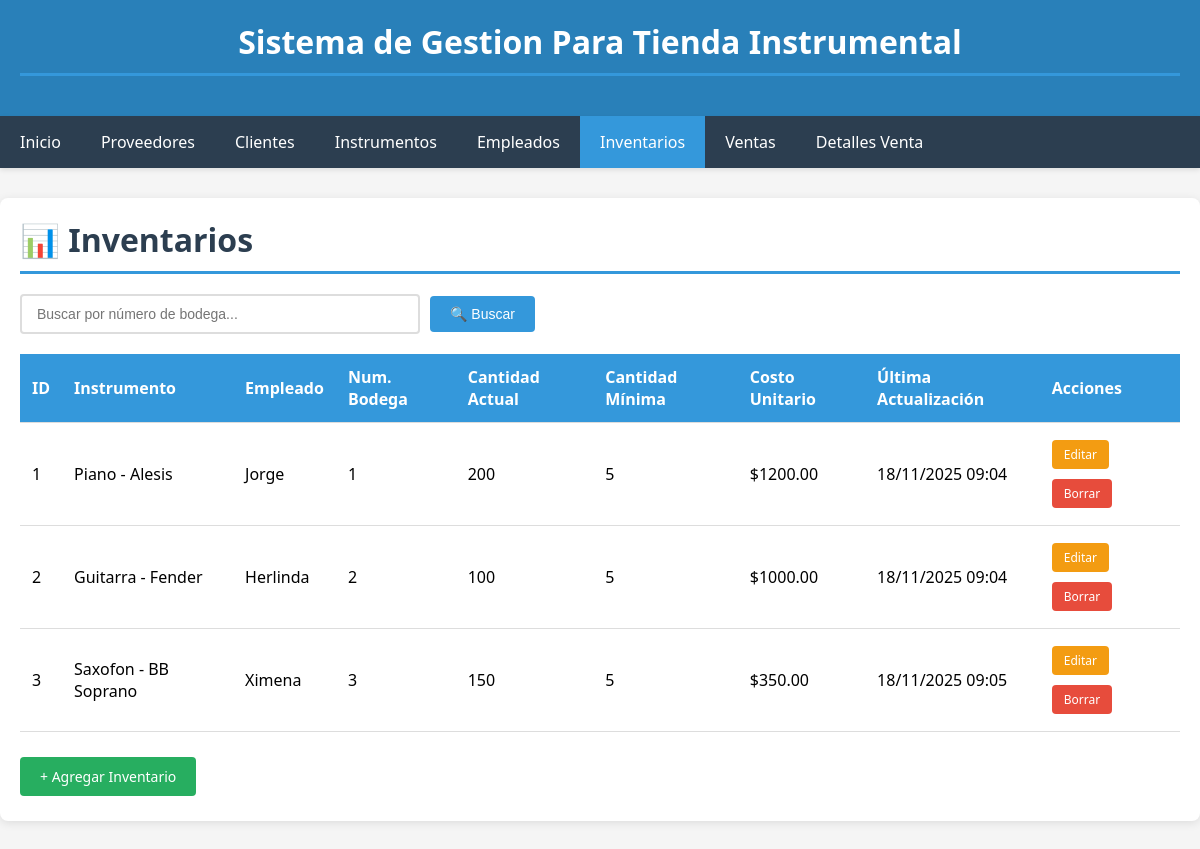
/inventarios/, run on the app's committed database.
### app_instrumental/models.py (models this page shows, shortened)
class Inventario(models.Model):
    id_inventario = models.AutoField(primary_key=True)
    id_instrumento = models.ForeignKey(Instrumento, on_delete=models.CASCADE, related_name='inventarios', verbose_name="Instrumento")
    id_empleado = models.ForeignKey(Empleado, on_delete=models.SET_NULL, null=True, blank=True, related_name='inventarios', verbose_name="Empleado Responsable")
    num_bodega = models.CharField(max_length=50, verbose_name="Número de Bodega")
    cantidad_actual = models.IntegerField(verbose_name="Cantidad Actual")
    cantidad_minima = models.IntegerField(default=5, verbose_name="Cantidad Mínima")
    costo_unitario = models.DecimalField(max_digits=10, decimal_places=2, verbose_name="Costo Unitario")
    ultima_actualizacion = models.DateTimeField(auto_now=True, verbose_name="Última Actualización")
    def requiere_reorden(self):
        return self.cantidad_actual <= self.cantidad_minima
    class Meta:
        verbose_name_plural = "Inventarios"

class Instrumento(models.Model):
    CATEGORIAS = [
        ('CUERDA', 'Cuerda'),
        ('VIENTO', 'Viento'),
        ('PERCUSION', 'Percusión'),
        ('TECLADO', 'Teclado'),
        ('ELECTRONICO', 'Electrónico'),
        ('OTRO', 'Otro'),
    ]
    id_instrumento = models.AutoField(primary_key=True)
    nombre = models.CharField(max_length=200, verbose_name="Nombre")
    marca = models.CharField(max_length=100, verbose_name="Marca")
    modelo = models.CharField(max_length=100, verbose_name="Modelo")
    categoria = models.CharField(max_length=20, choices=CATEGORIAS, default='OTRO', verbose_name="Categoría")
    precio_compra = models.DecimalField(max_digits=10, decimal_places=2, verbose_name="Precio de Compra")
    precio_venta = models.DecimalField(max_digits=10, decimal_places=2, verbose_name="Precio de Venta")
    id_proveedor = models.ForeignKey(Proveedor, on_delete=models.SET_NULL, null=True, related_name='instrumentos', verbose_name="Proveedor")
    class Meta:
        verbose_name_plural = "Instrumentos"

class Empleado(models.Model):
    id_empleado = models.AutoField(primary_key=True)
    nombre = models.CharField(max_length=200, verbose_name="Nombre")
    puesto = models.CharField(max_length=100, verbose_name="Puesto")
    salario = models.DecimalField(max_digits=10, decimal_places=2, verbose_name="Salario")
    nss = models.CharField(max_length=50, verbose_name="NSS")
    edad = models.IntegerField(verbose_name="Edad")
    telefono = models.CharField(max_length=20, blank=True, verbose_name="Teléfono")
    activo = models.BooleanField(default=True, verbose_name="Activo")
    class Meta:
        verbose_name_plural = "Empleados"

### app_instrumental/views.py (the view)
# urls.py: path('inventarios/', views.inventarios_list, name='inventarios_list'),
def inventarios_list(request):
    query = request.GET.get('q', '')
    if query:
        inventarios = Inventario.objects.filter(
            num_bodega__icontains=query
        )
    else:
        inventarios = Inventario.objects.all()
    return render(request, 'app_instrumental/inventarios_list.html', {
        'inventarios': inventarios,
        'query': query
    })

### app_instrumental/templates/app_instrumental/inventarios_list.html (shortened to what this page needs)
{% extends 'app_instrumental/base.html' %}
{% block content %}
<h1>📊 Inventarios</h1>
<form method="get" class="search-container">
    <input type="text" name="q" placeholder="Buscar por número de bodega..." value="{{ query }}" autofocus>
    <button type="submit">🔍 Buscar</button>
</form>
<table>
    <thead>
        <tr>
            <th>ID</th>
            <th>Instrumento</th>
            <th>Empleado</th>
            <th>Num. Bodega</th>
            <th>Cantidad Actual</th>
            <th>Cantidad Mínima</th>
            <th>Costo Unitario</th>
            <th>Última Actualización</th>
            <th>Acciones</th>
        </tr>
    </thead>
    <tbody>
        {% for inventario in inventarios %}
        <tr {% if inventario.requiere_reorden %}style="background-color: #fff3cd;"{% endif %}>
            <td>{{ inventario.id_inventario }}</td>
            <td>{{ inventario.id_instrumento.nombre }} - {{ inventario.id_instrumento.marca }}</td>
            <td>{{ inventario.id_empleado.nombre|default:"Sin asignar" }}</td>
            <td>{{ inventario.num_bodega }}</td>
            <td>
                {{ inventario.cantidad_actual }}
            </td>
            <td>{{ inventario.cantidad_minima }}</td>
            <td>${{ inventario.costo_unitario }}</td>
            <td>{{ inventario.ultima_actualizacion|date:"d/m/Y H:i" }}</td>
            <td>
                <a href="{% url 'inventario_edit' inventario.id_inventario %}" class="btn btn-warning btn-sm">Editar</a>
                <a href="{% url 'inventario_delete' inventario.id_inventario %}" class="btn btn-danger btn-sm" onclick="return confirm('¿Estás seguro de eliminar este inventario?')">Borrar</a>
            </td>
        </tr>
        {% endfor %}
    </tbody>
</table>
<div style="margin-top: 20px;">
    <a href="{% url 'inventario_create' %}" class="btn btn-success">+ Agregar Inventario</a>
</div>
{% endblock %}

### app_instrumental/templates/app_instrumental/base.html (style rules this page uses)
* { margin: 0; padding: 0; box-sizing: border-box; }
body { font-family: 'Segoe UI', Tahoma, Geneva, Verdana, sans-serif; background-color: #f5f5f5; }
table { width: 100%; border-collapse: collapse; margin-top: 20px; }
th, td { padding: 12px; text-align: left; border-bottom: 1px solid #ddd; }
th { background-color: #3498db; color: white; font-weight: 600; }
.btn { display: inline-block; padding: 10px 20px; text-decoration: none; border-radius: 4px; cursor: pointer; border: none; font-size: 14px; transition: background-color 0.3s; margin: 5px 5px 5px 0; }
.btn-success { background-color: #27ae60; color: white; }
.btn-warning { background-color: #f39c12; color: white; }
.btn-danger { background-color: #e74c3c; color: white; }
.btn-sm { padding: 6px 12px; font-size: 12px; }
input[type="text"], input[type="email"], input[type="number"], select, textarea { width: 100%; padding: 10px; border: 1px solid #ddd; border-radius: 4px; font-size: 14px; }
h1 { color: #2c3e50; margin-bottom: 20px; padding-bottom: 10px; border-bottom: 3px solid #3498db; }
.search-container { margin-bottom: 20px; display: flex; gap: 10px; align-items: center; }
.search-container input[type="text"] { flex: 1; max-width: 400px; padding: 10px 15px; border: 2px solid #ddd; border-radius: 4px; font-size: 14px; transition: border-color 0.3s; }
.search-container button { padding: 10px 20px; background-color: #3498db; color: white; border: none; border-radius: 4px; cursor: pointer; font-size: 14px; transition: background-color 0.3s; }

### data on the page
Inventario: id_inventario "1", id_instrumento.nombre "Piano", id_instrumento.marca "Alesis", id_empleado.nombre "Jorge", num_bodega "1", cantidad_actual "200", cantidad_minima "5", costo_unitario "1200.00", ultima_actualizacion "18/11/2025 09:04"
Inventario: id_inventario "2", id_instrumento.nombre "Guitarra", id_instrumento.marca "Fender", id_empleado.nombre "Herlinda", num_bodega "2", cantidad_actual "100", cantidad_minima "5", costo_unitario "1000.00", ultima_actualizacion "18/11/2025 09:04"
Inventario: id_inventario "3", id_instrumento.nombre "Saxofon", id_instrumento.marca "BB Soprano", id_empleado.nombre "Ximena", num_bodega "3", cantidad_actual "150", cantidad_minima "5", costo_unitario "350.00", ultima_actualizacion "18/11/2025 09:05"
